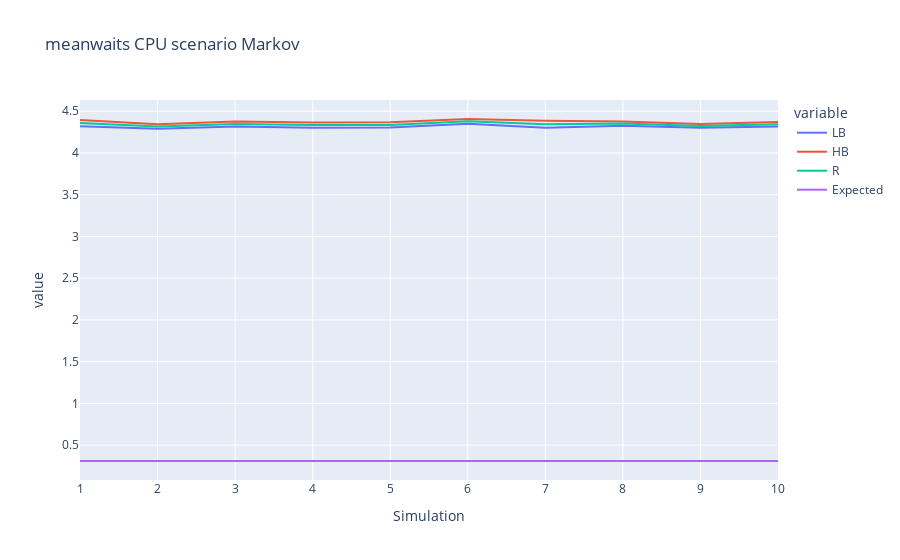

This figure's notebook cell:
### Code cell
fig,view = print_cpu_measure(markov20,"Markov","meanwaits")
fig.show()

### Figure 1 — Plotly figure (JSON) as saved in the notebook; plotly's stock layout.template omitted (floating-point values rounded to 4 significant figures)
{"data": [{"hovertemplate": "variable=LB<br>Simulation=%{x}<br>value=%{y}<extra></extra>", "legendgroup": "LB", "line": {"color": "#636efa", "dash": "solid"}, "marker": {"symbol": "circle"}, "mode": "lines", "name": "LB", "orientation": "v", "showlegend": true, "type": "scatter", "x": [1, 2, 3, 4, 5, 6, 7, 8, 9, 10], "xaxis": "x", "y": [4.321, 4.291, 4.318, 4.302, 4.305, 4.35, 4.3, 4.325, 4.301, 4.316], "yaxis": "y"}, {"hovertemplate": "variable=HB<br>Simulation=%{x}<br>value=%{y}<extra></extra>", "legendgroup": "HB", "line": {"color": "#EF553B", "dash": "solid"}, "marker": {"symbol": "circle"}, "mode": "lines", "name": "HB", "orientation": "v", "showlegend": true, "type": "scatter", "x": [1, 2, 3, 4, 5, 6, 7, 8, 9, 10], "xaxis": "x", "y": [4.395, 4.344, 4.377, 4.365, 4.367, 4.406, 4.384, 4.377, 4.346, 4.371], "yaxis": "y"}, {"hovertemplate": "variable=R<br>Simulation=%{x}<br>value=%{y}<extra></extra>", "legendgroup": "R", "line": {"color": "#00cc96", "dash": "solid"}, "marker": {"symbol": "circle"}, "mode": "lines", "name": "R", "orientation": "v", "showlegend": true, "type": "scatter", "x": [1, 2, 3, 4, 5, 6, 7, 8, 9, 10], "xaxis": "x", "y": [4.358, 4.317, 4.347, 4.334, 4.336, 4.378, 4.342, 4.351, 4.323, 4.343], "yaxis": "y"}, {"hovertemplate": "variable=Expected<br>Simulation=%{x}<br>value=%{y}<extra></extra>", "legendgroup": "Expected", "line": {"color": "#ab63fa", "dash": "solid"}, "marker": {"symbol": "circle"}, "mode": "lines", "name": "Expected", "orientation": "v", "showlegend": true, "type": "scatter", "x": [1, 2, 3, 4, 5, 6, 7, 8, 9, 10], "xaxis": "x", "y": [0.3102, 0.3102, 0.3102, 0.3102, 0.3102, 0.3102, 0.3102, 0.3102, 0.3102, 0.3102], "yaxis": "y"}], "layout": {"legend": {"title": {"text": "variable"}, "tracegroupgap": 0}, "title": {"text": "meanwaits CPU scenario Markov"}, "xaxis": {"anchor": "y", "domain": [0, 1], "title": {"text": "Simulation"}}, "yaxis": {"anchor": "x", "domain": [0, 1], "title": {"text": "value"}}}}
